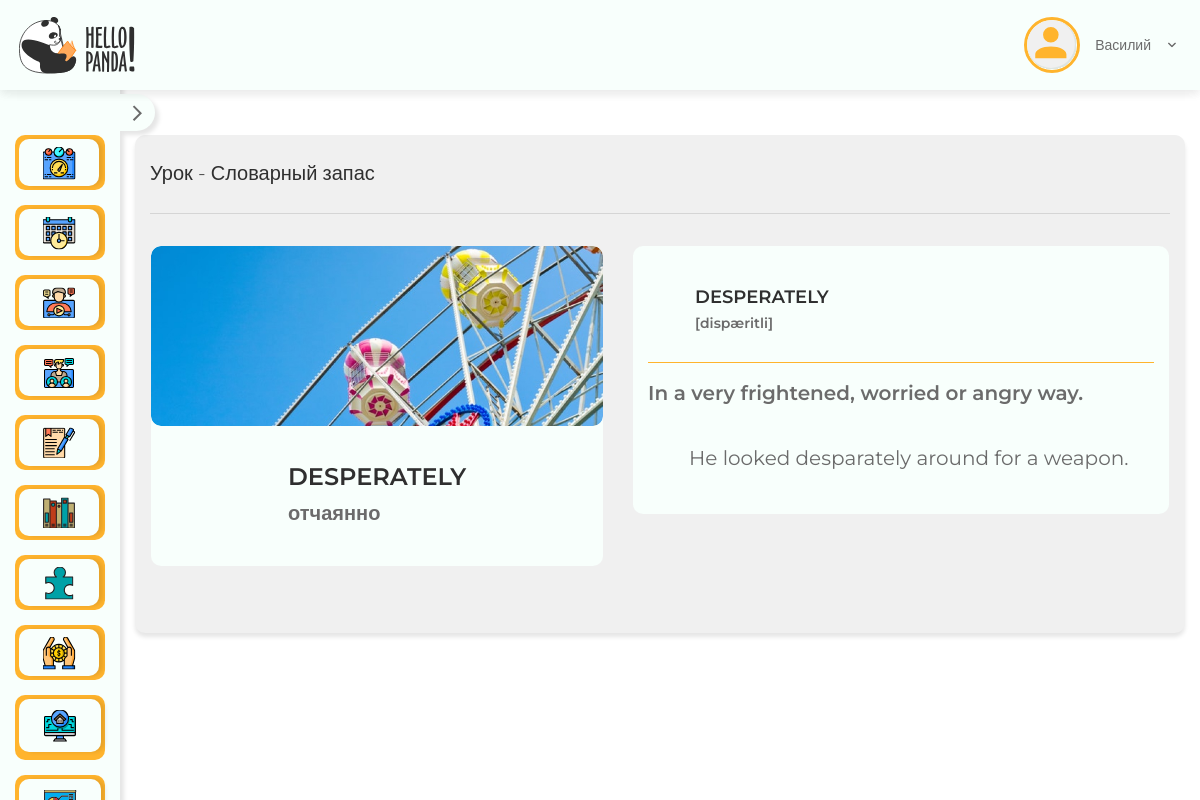
Page /lk/vocabulary/b07040e6-23ce-4178-83fe-93dde1cb7e5f (signed in) on the earlier database version.
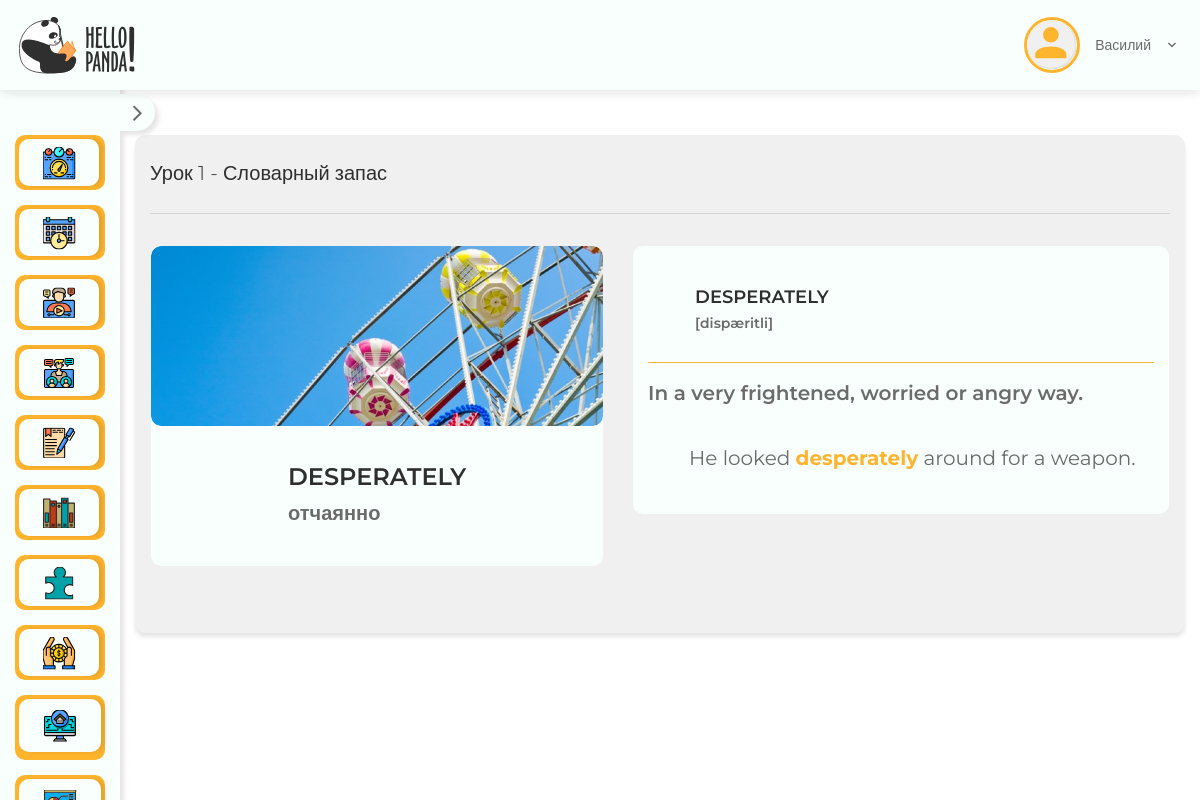
Same page on the later database version.
### lesson/models/word.py (models this page shows, shortened)
class Example(CommonId):
    example = models.CharField(max_length=200, verbose_name='пример')
    description = models.CharField(max_length=200, blank=True, verbose_name='описание')
    class Meta:
        verbose_name = 'пример со словом'
        verbose_name_plural = '03 | Примеры со словом'

class Word(CommonId):
    spelling = models.CharField(max_length=200, verbose_name='написание')
    transcription = models.CharField(max_length=200, blank=True, verbose_name='произношение')
    translation = models.CharField(max_length=200, verbose_name='перевод')
    description = models.CharField(max_length=200, blank=True, verbose_name='описание')
    examples = models.ManyToManyField('Example', blank=True, related_name='words', verbose_name='пример со словом')
    class Meta:
        verbose_name = 'слово'
        verbose_name_plural = '02 | Слова'

### course/models.py (models this page shows, shortened)
class PaidCourseLesson(CommonId):
    finished = models.BooleanField(default=False, verbose_name='завершен')
    test_result = models.FloatField(default=0, verbose_name='результат по тесту')
    word_result = models.FloatField(default=0, verbose_name='результат по словам')
    game_result = models.FloatField(default=0, verbose_name='результат по игре')
    note = models.TextField(default='', blank=True, verbose_name='заметки')
    paid_course = models.ForeignKey(PaidCourse, on_delete=models.PROTECT, related_name='paid_course_lessons', verbose_name='оплаченный курс')
    course_lesson = models.ForeignKey(CourseLesson, null=True, blank=True, on_delete=models.PROTECT, related_name='paid_course_lessons', verbose_name='курс <-> урок')
    lesson = models.ForeignKey(Lesson, on_delete=models.PROTECT, verbose_name='урок')
    class Meta:
        verbose_name = 'оплаченный курс <-> урок'
        verbose_name_plural = '04 | Оплаченные курсы <-> уроки'

class CourseLesson(CommonId):
    number = models.PositiveSmallIntegerField(verbose_name='номер урока')
    course = models.ForeignKey(Course, on_delete=models.PROTECT, verbose_name='курс')
    lesson = models.ForeignKey(Lesson, on_delete=models.PROTECT, verbose_name='урок')
    class Meta:
        verbose_name = 'курс <-> урок'
        verbose_name_plural = '02 | Курсы <-> уроки'
        ordering = ('number', )

### course/views.py (the view)
# urls.py: path('vocabulary/<uuid:pk>', VocabularyDetailView.as_view(), name='vocabulary_detail'),
class VocabularyDetailView(LoginRequiredMixin, DetailView):
    model = PaidCourseLesson
    template_name = 'private/vocabulary_detail.html'

### lesson/templatetags/lesson_extras.py (called while the page is built)
@register.filter
def wrap_word_in_tag(string: str, word: str, tag: str = 'b'):
    new_string = []
    words = string.split()
    for s in words:
        if word.lower() in s.lower():
            s = f'<{tag}>{s}</{tag}>'
        new_string.append(s)
    return ' '.join(new_string)

### templates/private/vocabulary_detail.html (shortened to what this page needs)
{% extends './_base.html' %}
{% load static lesson_extras %}
{% block content %}
  <div class="personalArea-content">
    <div class="personalArea-block">
      <div class="personalArea-block__top">
        <span class="personalArea-block__title">Урок {{ object.course_lesson.number }} - Словарный запас</span>
        <div class="personalArea-block__top-b"></div>
      </div>
      {% for word in object.lesson.words.all %}
        <div class="vocabulary-main">
          <div class="vocabulary-row">
            <div class="vocabulary-col vocabulary-col__1">
              <div class="vocabulary-col__wrap">
                <div class="vocabulary-img">
                  <img src="{% static 'img/vocabulary-img-1.jpg' %}" alt="">
                </div>
                <div class="vocabulary-info">
                  <div class="vocabulary-info__text">
                    <b>{{ word.spelling }}</b>
                    <span>{{ word.translation }}</span>
                  </div>
                </div>
              </div>
            </div>
            <div class="vocabulary-col vocabulary-col__2">
              <div class="vocabulary-wrap">
                <div class="vocabulary-wrap__top">
                  <div class="vocabulary-word">
                    <span class="vocabulary-wrap__subtitle">{{ word.spelling }}</span>
                    <p>[{{ word.transcription }}]</p>
                  </div>
                </div>
                <div class="vocabulary-wrap__descr">
                  <span class="vocabulary-wrap__subtitle">{{ word.description }}</span>
                  <ul>
                    {% for example in word.examples.all %}
                      <li>
                        {{ example.example|wrap_word_in_tag:word.spelling|safe }}
                      </li>
                    {% endfor %}
                  </ul>
                </div>
              </div>
            </div>
          </div>
        </div>
      {% endfor %}
    </div>
  </div>
{% endblock %}

Differences in the rows shown:
now on this page (row edited): PaidCourseLesson: course_lesson.number "1"
changed Example: example|wrap_word_in_tag "He looked desparately around for a weapon." → "He looked desperately around for a weapon."
